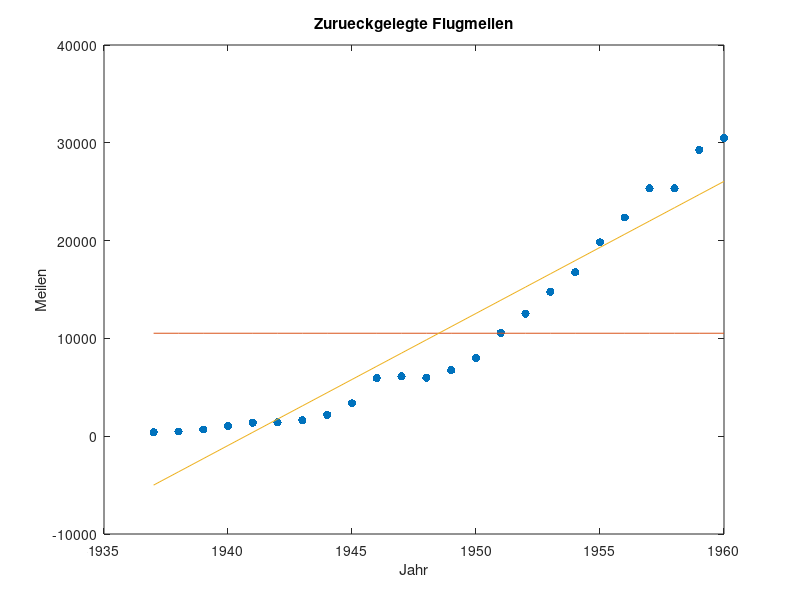
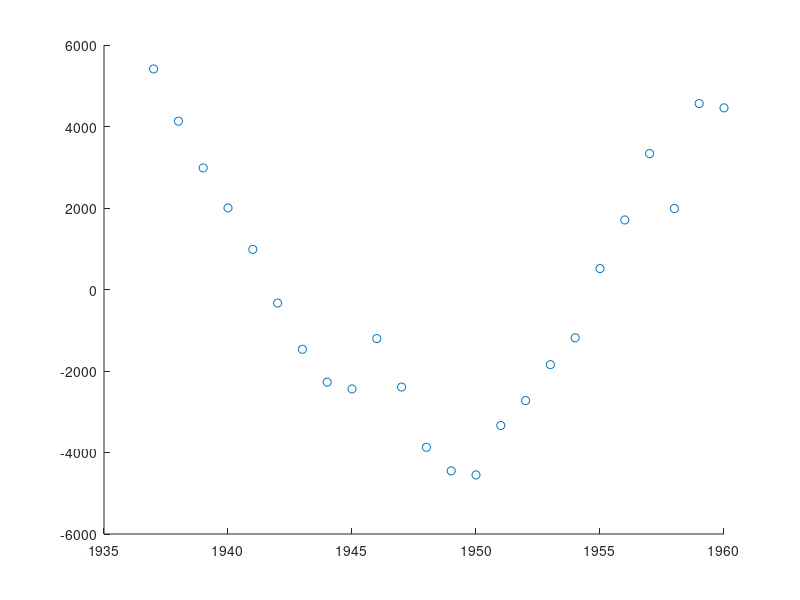

The MATLAB script that drew these images, in order: (Note: this script raises an error after producing the figures.)
%% Analyse der Airmiles-Daten

% Der Datensatz:
% The revenue passenger miles flown by commercial airlines in the
% United States for each year from 1937 to 1960 (F.A.A. Statistical
% Handbook of Aviation).
load airmiles;

% Abkuerzungen
x = yrs';    % Spaltenvektor
y = airmiles';    % Spaltenvektor
N = length(x);   % Anzahl Datenpunkte
plot(x,y, '.', 'MarkerSize', 18); 
title('Zurueckgelegte Flugmeilen'); 
xlabel('Jahr'), ylabel('Meilen');



%% Anpassen einer konstanten Funktion
beta_0 = mean(y);    % Mittelwert der y-Werte
f_0 = beta_0*ones(size(y));
hold on;
plot(x,f_0); 
hold off;

% Modell-Bewertung: 
SSE_0 = sum((f_0-y).^2)

%% Anpassen einer Ausgleichsgerade:
X_1 = [ones(N,1) x]    % Designmatrix
beta_1 = linsolve(X_1'*X_1, X_1'*y) 
f_1 = X_1*beta_1;   % Modell
hold on; 
plot(x, f_1);
hold off;

% Modelbewertung
SSE_1 = sum((f_1-y).^2)
corrMat = corrcoef(f_1, y)
R2_1 = corrMat(1,2)^2

%% Darstellung der Abweichungen
figure; 
r_1 = y - f_1; 
scatter(x,r_1);
yline(0); 
title('Abweichungen Regressionsgerade'); 


%% Anpassen eines Ausgleichspolynoms 2. Ordnung
% Man achte auf die Warnung: Die Normalengleichungen sind schlecht
% konditioniert. 
X_2 = [ones(N,1) x x.*x];    % Designmatrix
beta_2 = linsolve(X_2'*X_2, X_2'*y);



%% Zentrieren der Daten
% das dient zur Verbesserung der Konditionierung des Problems
xz = x - mean(x);
yz = y - mean(y); 
X_2 = [ones(N,1) xz xz.*xz];    % Designmatrix
beta_2 = linsolve(X_2'*X_2, X_2'*yz); 
% Man beachte: hier muss + mean(y) gerechnet werden, um die Daten zu
% denormieren!
f_2 = @(x) beta_2(1) + beta_2(2)*x + beta_2(3)*x.^2 + mean(y);
hold on; 
plot(x, f_2(xz));
hold off;
legend('Daten', 'Ordn. 0', 'Ordn. 1', 'Ordn. 2', ...
   'Location', 'Northwest'); 

%% Modellbewertung
SSE_2 = sum((f_2(xz)-y).^2)
corrMat = corrcoef(f_2(xz), y);
R2_2 = corrMat(1,2)^2

%% Darstellung der Abweichungen

r_2 = y - f_2(xz); 
hold on; 
scatter(x,r_2);
hold off;


%% Polynom 3. Ordnung
X_3 = [ones(N,1) xz xz.*xz xz.^3];    % Designmatrix
beta_3 = linsolve(X_3'*X_3, X_3'*yz);
f_3 = X_3*beta_3+mean(y);
hold on; 
plot(x, f_3);
hold off;
legend('Daten', 'Ordn. 0', 'Ordn. 1', 'Ordn. 2', ...
   'Location', 'Northwest'); 

% Modellbewertung
SSE_3 = sum((f_3-y).^2)
corrMat = corrcoef(f_3,y); 
R2_3 = corrMat(1,2)^2

%% Fazit: 
% Das Polynom der Ordnung 2 ist das beste Modell
% * es ist deutlich besser als die Regressiongerade
% * Das Polynom 3. Ordnung hat kein besseres R2 und kaum weniger SSE


%% Vorhersage: Meilen im Jahr 1970, 1980
xn = [1970, 1980]; 
yn = f_2(xn-mean(x)) + mean(y);
figure; 
plot(x,y, '.' , ...
    xn, yn, '.r', 'MarkerSize', 18); 

legend('Daten', 'Vorhersage', 'Location', 'Northwest');
